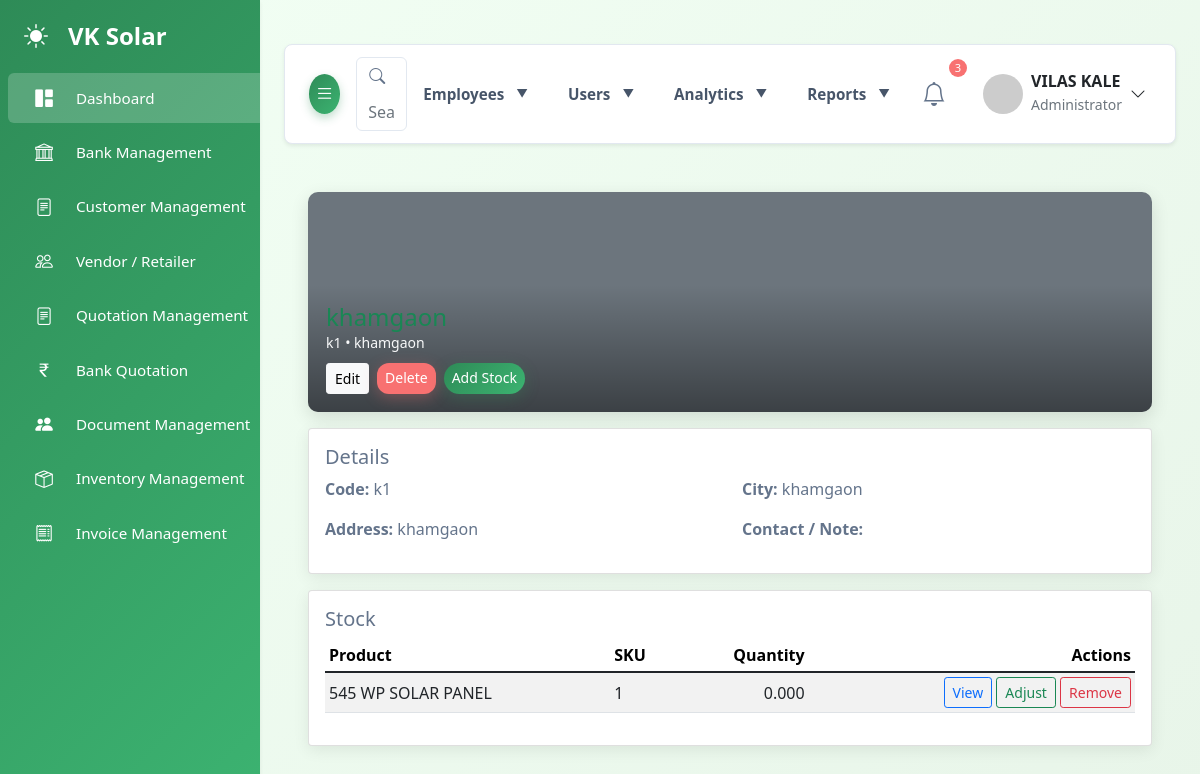
The app's page /admin/inventory/warehouse_view.php?id=3 (signed in) with its own data.
### tables this page shows
CREATE TABLE `warehouses` (
  `id` int NOT NULL,
  `name` varchar(150) NOT NULL,
  `code` varchar(50) DEFAULT NULL,
  `address` text,
  `city` varchar(100) DEFAULT NULL,
  `state` varchar(100) DEFAULT NULL,
  `pincode` varchar(12) DEFAULT NULL,
  `contact_name` varchar(100) DEFAULT NULL,
  `contact_phone` varchar(20) DEFAULT NULL,
  `image` varchar(255) DEFAULT NULL,
  `created_by` int DEFAULT NULL,
  `created_at` timestamp NULL DEFAULT CURRENT_TIMESTAMP,
  `updated_at` timestamp NULL DEFAULT CURRENT_TIMESTAMP ON UPDATE CURRENT_TIMESTAMP
);

CREATE TABLE `warehouse_stock` (
  `id` int NOT NULL,
  `warehouse_id` int NOT NULL,
  `product_id` int NOT NULL,
  `quantity` decimal(12,3) NOT NULL DEFAULT '0.000',
  `reserved` decimal(12,3) NOT NULL DEFAULT '0.000',
  `updated_at` datetime DEFAULT CURRENT_TIMESTAMP ON UPDATE CURRENT_TIMESTAMP
);

CREATE TABLE `products` (
  `id` int NOT NULL,
  `sku` varchar(120)  NOT NULL,
  `name` varchar(255)  NOT NULL,
  `brand` varchar(150)  DEFAULT NULL,
  `category_id` int DEFAULT NULL,
  `type` varchar(100)  DEFAULT NULL,
  `unit` varchar(50)  DEFAULT 'pc',
  `serial_tracked` tinyint(1) DEFAULT '0',
  `default_purchase_price` decimal(12,2) DEFAULT '0.00',
  `default_selling_price` decimal(12,2) DEFAULT '0.00',
  `tax_rate` decimal(5,2) DEFAULT '0.00',
  `hsn_code` varchar(50)  DEFAULT NULL,
  `weight_kg` decimal(8,3) DEFAULT NULL,
  `length_mm` int DEFAULT NULL,
  `width_mm` int DEFAULT NULL,
  `height_mm` int DEFAULT NULL,
  `warranty_months` int DEFAULT NULL,
  `description` text ,
  `specs` json DEFAULT NULL,
  `created_by` int DEFAULT NULL,
  `created_at` datetime DEFAULT CURRENT_TIMESTAMP,
  `updated_at` datetime DEFAULT CURRENT_TIMESTAMP ON UPDATE CURRENT_TIMESTAMP
);

### admin/inventory/warehouse_view.php (the view, shortened to what this page needs)
<?php
require_once __DIR__ . '/../connect/db.php';
$warehouse_id = isset($_GET['id']) ? intval($_GET['id']) : 0;
$warehouse = null;
if ($stmt = $conn->prepare("SELECT * FROM warehouses WHERE id = ? LIMIT 1")) {
    $stmt->bind_param('i', $warehouse_id);
    $stmt->execute();
    $res = $stmt->get_result();
    $warehouse = $res ? $res->fetch_assoc() : null;
}
$upload_url_prefix = '/admin/inventory/uploads/';
$warehouse_image = !empty($warehouse['image']) ? $upload_url_prefix . $warehouse['image'] : null;
$stock_rows = [];
$primary_sql = "SELECT ws.product_id, ws.quantity, p.name AS product_name, p.sku
                FROM warehouse_stock ws
                LEFT JOIN products p ON p.id = ws.product_id
                WHERE ws.warehouse_id = ?
                ORDER BY p.name ASC";
$stmt = @$conn->prepare($primary_sql);
if ($stmt) {
    if ($stmt->bind_param('i', $warehouse_id) && $stmt->execute()) {
        $res = $stmt->get_result();
        $stock_rows = $res ? $res->fetch_all(MYSQLI_ASSOC) : [];
    } else {
        $stock_query_error = "Execute failed: " . $stmt->error;
        error_log("warehouse_view primary execute error: " . $stmt->error);
    }
} else {
    $stock_query_error = "Primary stock query prepare failed: " . $conn->error;
    error_log("warehouse_view primary prepare failed: " . $conn->error . " — SQL: " . $primary_sql);
}
?>
<!doctype html>
<html lang="en">
<head>
  <?php require_once __DIR__ . '/../include/head2.php'; ?>
    <link href="https://cdn.jsdelivr.net/npm/bootstrap@5.1.3/dist/css/bootstrap.min.css" rel="stylesheet">
</head>
<body>
<?php $cwd = getcwd(); chdir(__DIR__ . '/..'); include 'include/sidebar.php'; chdir($cwd); ?>
<div id="main-content">
<?php $cwd = getcwd(); chdir(__DIR__ . '/..'); include 'include/navbar.php'; chdir($cwd); ?>
  <main class="container py-4">
    <div class="d-flex justify-content-between align-items-start mb-3">
      <div style="flex:1">
        <div class="warehouse-hero" style="<?php if ($warehouse_image) echo "background-image:url('".htmlspecialchars($warehouse_image)."');"; ?>">
          <div class="meta">
            <h2><?php echo htmlspecialchars($warehouse['name'] ?? 'Warehouse'); ?></h2>
            <div class="small text-light">
              <?php echo htmlspecialchars($warehouse['code'] ?? ''); ?>
              <?php if (!empty($warehouse['city'])) echo ' • ' . htmlspecialchars($warehouse['city']); ?>
            </div>
            <div class="warehouse-actions">
              <a href="warehouse_create.php?id=<?php echo intval($warehouse_id); ?>" class="btn btn-sm btn-light">Edit</a>
              <a href="warehouse_delete.php?id=<?php echo intval($warehouse_id); ?>" class="btn btn-sm btn-danger" onclick="return confirm('Delete warehouse? This will remove assignments and stock.')">Delete</a>
              <a href="warehouse_stock_add.php?warehouse_id=<?php echo intval($warehouse_id); ?>" class="btn btn-sm btn-primary">Add Stock</a>
            </div>
          </div>
        </div>
        <div class="card mt-3">
          <div class="card-body">
            <h5 class="card-title">Details</h5>
            <div class="row">
              <div class="col-md-6">
                <p><strong>Code:</strong> <?php echo htmlspecialchars($warehouse['code'] ?? ''); ?></p>
                <p><strong>Address:</strong> <?php echo nl2br(htmlspecialchars($warehouse['address'] ?? '')); ?></p>
              </div>
              <div class="col-md-6">
                <p><strong>City:</strong> <?php echo htmlspecialchars($warehouse['city'] ?? ''); ?></p>
                <p><strong>Contact / Note:</strong> <?php echo nl2br(htmlspecialchars($warehouse['note'] ?? '')); ?></p>
              </div>
            </div>
          </div>
        </div>
        <div class="card mt-3">
          <div class="card-body">
            <h5 class="card-title">Stock</h5>
            <?php if (!empty($stock_rows)): ?>
              <div class="table-responsive">
                <table class="table table-sm table-striped stock-table">
                  <thead>
                    <tr>
                      <th>Product</th>
                      <th>SKU</th>
                      <th class="text-end">Quantity</th>
                      <th class="text-end">Actions</th>
                    </tr>
                  </thead>
                  <tbody>
                    <?php foreach ($stock_rows as $r): ?>
                      <tr>
                        <td><?php echo htmlspecialchars($r['product_name'] ?? '—'); ?></td>
                        <td><?php echo htmlspecialchars($r['sku'] ?? '—'); ?></td>
                        <td class="text-end"><?php echo htmlspecialchars($r['quantity'] ?? 0); ?></td>
                        <td class="text-end">
                          <a class="btn btn-sm btn-outline-primary" href="product_view.php?id=<?php echo intval($r['product_id'] ?? 0); ?>">View</a>
                          <a class="btn btn-sm btn-outline-success" href="warehouse_stock_add.php?warehouse_id=<?php echo intval($warehouse_id); ?>&product_id=<?php echo intval($r['product_id'] ?? 0); ?>">Adjust</a>
                          <a class="btn btn-sm btn-outline-danger"  href="warehouse_stock_delete.php?warehouse_id=<?= $warehouse_id ?>&product_id=<?= $r['product_id'] ?>"onclick="return confirm('Remove this stock?');">Remove</a>
                        </td>
                      </tr>
                    <?php endforeach; ?>
                  </tbody>
                </table>
              </div>
            <?php endif; ?>
          </div>
        </div>
      </div>
    </div>
  </main>
</div>
</body>
</html>

### admin/css&js/style.css (style rules this page uses)
:root { --primary: #2e8b57; --primary-light: #3cb371; --primary-dark: #1e6b47; --secondary: #f5f5f5; --accent: #87ceeb; --accent-light: #b0e2ff; --earth: #d2b48c; --earth-light: #f0e6d6; --dark: #2c3e50; --light: #f8f9fa; --gradient-primary: linear-gradient( 135deg, var(--primary) 0%, var(--primary-light) 100% ); --gradient-secondary: linear-gradient( 135deg, var(--earth-light) 0%, var(--secondary) 100% ); --gradient-hero: linear-gradient( 135deg, rgba(46, 139, 87, 0.85) 0%, rgba(60, 179, 113, 0.85) 100% ); --gradient-nature: linear-gradient( 135deg, var(--primary) 0%, var(--accent) 100% ); --background-light: #f1f5f9; --text-light: #64748b; --card-bg-light: #ffffff; --border-color-light: #e2e8f0; --success-color: #10b981; --danger-color: #f87171; --warning-color: #fbbf24; }
body { font-family: "Inter", sans-serif; background-color: var(--background-light); color: var(--text-light); padding-top: 20px; overflow-x: hidden; }
#main-content { margin-left: 260px; padding: 1.5rem; transition: margin-left 0.3s ease-in-out; }
.card { border: none; border-radius: 0.5rem; box-shadow: 0 0.1rem 0.5rem rgba(0, 0, 0, 0.05); transition: all 0.3s; background-color: var(--card-bg-light); color: var(--text-light); border: 1px solid var(--border-color-light); }
.btn-primary { background: var(--gradient-primary) !important; border: none !important; box-shadow: 0 4px 15px rgba(46, 139, 87, 0.3); border-radius: 25px !important; transition: all 0.3s ease; font-weight: 500; padding: 12px 30px; }
.table { color: var(--text-light); }

### admin/css&js/carousel.css (style rules this page uses)
:root { --primary: #2e8b57; --primary-light: #3cb371; --primary-dark: #1e6b47; --secondary: #f5f5f5; --accent: #87ceeb; --dark: #2c3e50; --light: #f8f9fa; --gradient-primary: linear-gradient( 135deg, var(--primary) 0%, var(--primary-light) 100% ); --background-light: #f1f5f9; --text-light: #64748b; --card-bg-light: #ffffff; --border-color-light: #e2e8f0; --success-color: #10b981; --danger-color: #f87171; --warning-color: #fbbf24; }
body { font-family: "Inter", sans-serif; background-color: var(--background-light); color: var(--text-light); padding-top: 20px; overflow-x: hidden; }
#main-content { margin-left: 260px; padding: 1.5rem; transition: margin-left 0.3s ease-in-out; }
.card { border: none; border-radius: 1rem; box-shadow: 0 0.5rem 1.5rem rgba(46, 139, 87, 0.08); transition: all 0.3s; background: var(--card-bg-light); color: var(--text-light); overflow: hidden; }
.card-body { padding: 2rem; }
.btn-primary { background: var(--gradient-primary) !important; border: none !important; box-shadow: 0 4px 15px rgba(46, 139, 87, 0.3); border-radius: 0.75rem !important; transition: all 0.3s ease; font-weight: 600; padding: 12px 30px; }
.btn-danger { background: var(--danger-color) !important; border: none !important; box-shadow: 0 4px 15px rgba(248, 113, 113, 0.3); border-radius: 0.75rem !important; padding: 8px 16px; }

### admin/css&js/logo&brand.css (style rules this page uses)
:root { --primary-green: #48bb78; --dark-green: #38a169; --light-green: #c6f6d5; --accent-green: #68d391; --text-dark: #2d3748; --text-light: #718096; --bg-light: #f7fafc; --border: #e2e8f0; --shadow: 0 2px 4px -1px rgba(0, 0, 0, 0.1), 0 1px 2px -1px rgba(0, 0, 0, 0.06); --shadow-lg: 0 4px 6px -1px rgba(0, 0, 0, 0.1), 0 2px 4px -1px rgba(0, 0, 0, 0.06); }
.btn-primary { background: linear-gradient(135deg, var(--primary-green), var(--dark-green)); border: none; border-radius: 8px; padding: 10px 20px; font-weight: 600; display: flex; align-items: center; gap: 6px; transition: all 0.3s ease; box-shadow: 0 2px 4px rgba(72, 187, 120, 0.2); font-size: 0.9rem; }
.small { font-size: 0.8rem; }
.mt-3 { margin-top: 1rem !important; }

### admin/css&js/view-project.css (style rules this page uses)
:root { --primary-color: #2e8b57; --secondary-color: #3cb371; --light-color: #f5f5f5; --dark-color: #333; --border-radius: 10px; --box-shadow: 0 3px 10px rgba(0, 0, 0, 0.08); --transition: all 0.3s ease; }
body { background-color: #f8f9fa; font-family: "Segoe UI", Tahoma, Geneva, Verdana, sans-serif; line-height: 1.6; }

### admin/css&js/view-product.css (style rules this page uses)
:root { --primary-color: #2e8b57; --secondary-color: #3cb371; --light-color: #f5f5f5; --dark-color: #333; --border-radius: 10px; --box-shadow: 0 3px 10px rgba(0, 0, 0, 0.08); --transition: all 0.3s ease; }
body { background-color: #f8f9fa; font-family: "Segoe UI", Tahoma, Geneva, Verdana, sans-serif; line-height: 1.6; }

### records on screen
warehouses: code "k1", city "khamgaon", address "khamgaon"
warehouse_stock: product.name "545 WP SOLAR PANEL", product.sku "1", quantity "0.000"

### other values on screen
$current_user_name "VILAS KALE"
$role_names[$current_role] "Administrator"
